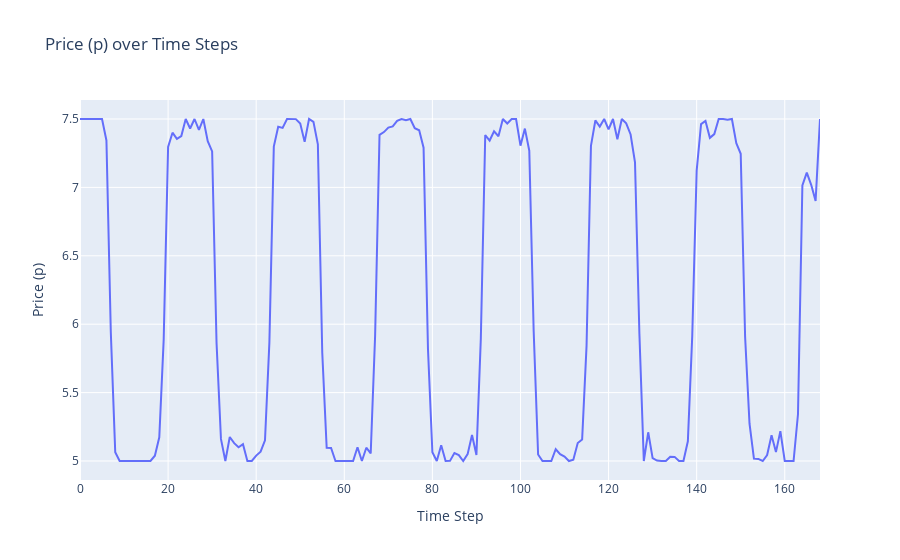

Here is the notebook cell this chart was saved with:
### Code cell
import plotly.graph_objs as go
import plotly.offline as pyo

fig = go.Figure()
fig.add_trace(go.Scatter(y=p, mode='lines', name='Price p'))
fig.update_layout(
    title='Price (p) over Time Steps',
    xaxis_title='Time Step',
    yaxis_title='Price (p)'
)
fig.show()

### Figure 1 — Plotly figure (JSON) as saved in the notebook; plotly's stock layout.template omitted (floating-point values rounded to 4 significant figures; data arrays with more than 128 entries replaced by an {"elided": "..."} marker saying what was removed)
{"data": [{"mode": "lines", "name": "Price p", "type": "scatter", "y": {"elided": "169 float values"}}], "layout": {"title": {"text": "Price (p) over Time Steps"}, "xaxis": {"title": {"text": "Time Step"}}, "yaxis": {"title": {"text": "Price (p)"}}}}
